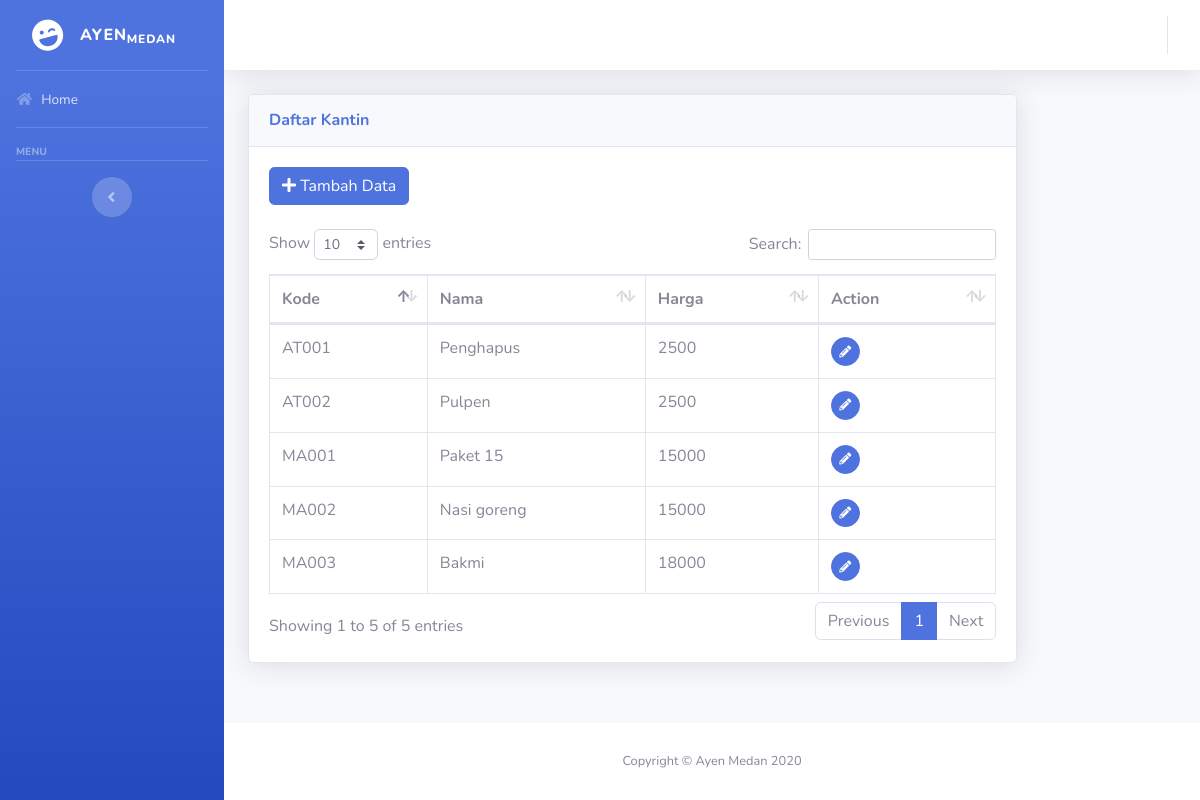
/view-data-kantin.php, run on the app's committed database.
### tables this page shows
CREATE TABLE `kantin` (
  `kodeKantin` varchar(12) NOT NULL,
  `nama` text NOT NULL,
  `harga` text NOT NULL,
  `jenis` enum('Makanan','Alat Tulis') NOT NULL
);

### view-data-kantin.php (the view, shortened to what this page needs)
<?php
include("koneksi.php");
?>
<html>
    <head>
        <link href="vendor/fontawesome-free/css/all.min.css" rel="stylesheet" type="text/css">
        <link href="css/sb-admin-2.min.css" rel="stylesheet">
		<link href="vendor/datatables/dataTables.bootstrap4.min.css" rel="stylesheet">
    </head>
    <body id="page-top">
    <div id="wrapper">
        <?php include("sidebar.php"); ?>
        <div id="content-wrapper" class="d-flex flex-column">
            <div id="content">
                <nav class="navbar navbar-expand navbar-light bg-white topbar mb-4 static-top shadow">
                    <?php include("topBar.php"); ?>
                </nav>
                <div class="container-fluid">
                    <div class="row">
						<div class="col-xs-12 col-sm-12 col-md-10 col-lg-10">
							<div class="card shadow mb-4">
								<div class="card-header py-3">
									<h6 class="m-0 font-weight-bold text-primary">Daftar Kantin</h6>
								</div>
								<div class="card-body">
									<a href="add-data-kantin.php" class="btn btn-primary"><i class="fa fa-plus"></i> Tambah Data</a><br/><br/>
									<div class="table-responsive">
										<table class="table table-bordered" id="dataTable" width="100%" cellspacing="0">
											<thead>
												<tr>
													<th>Kode</th>
													<th>Nama</th>
													<th>Harga</th>
													<th>Action</th>
												</tr>
											</thead>
											<tbody>
												<?php
												$listDataKantin = mysqli_query($db, "SELECT * FROM `kantin`");
												if (mysqli_num_rows($listDataKantin) > 0 ) {
													while($data = mysqli_fetch_array($listDataKantin)) {
												?>
												<tr>
													<td><?= $data['kodeKantin']; ?></a></td>
													<td><?= $data['nama']; ?></td>
													<td><?= $data['harga']; ?></td>
													<td>
														<a href="edit-data-kantin.php?id=<?= $data['kodeKantin']; ?>" class="btn btn-primary btn-circle btn-sm"><i class="fa fa-pencil-alt"></i></a>
													</td>
												</tr>
												<?php
													}
												}
												?>
											</tbody>
										</table>
									</div>
								</div>
							</div>
						</div>
					</div>
				</div>
			</div>
			<footer class="sticky-footer bg-white">
				<div class="container my-auto">
					<div class="copyright text-center my-auto">
						<span>Copyright &copy; Ayen Medan 2020</span>
					</div>
				</div>
			</footer>
		</div>
	</div>
	</body>
</html>

### data on the page
kantin: kodeKantin "AT001", nama "Penghapus", harga "2500"
kantin: kodeKantin "MA001", nama "Paket 15", harga "15000"
kantin: kodeKantin "AT002", nama "Pulpen", harga "2500"
kantin: kodeKantin "MA002", nama "Nasi goreng", harga "15000"
kantin: kodeKantin "MA003", nama "Bakmi", harga "18000"
